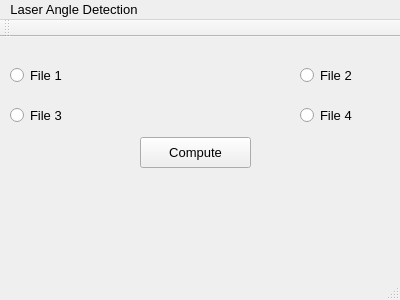
<?xml version="1.0" encoding="UTF-8"?>
<ui version="4.0">
 <class>MainWindow</class>
 <widget class="QMainWindow" name="MainWindow">
  <property name="geometry">
   <rect>
    <x>0</x>
    <y>0</y>
    <width>400</width>
    <height>300</height>
   </rect>
  </property>
  <property name="font">
   <font>
    <pointsize>10</pointsize>
   </font>
  </property>
  <property name="windowTitle">
   <string>MainWindow</string>
  </property>
  <widget class="QWidget" name="centralWidget">
   <widget class="QRadioButton" name="radioButton">
    <property name="geometry">
     <rect>
      <x>10</x>
      <y>30</y>
      <width>82</width>
      <height>17</height>
     </rect>
    </property>
    <property name="text">
     <string>File 1</string>
    </property>
   </widget>
   <widget class="QRadioButton" name="radioButton_2">
    <property name="geometry">
     <rect>
      <x>300</x>
      <y>30</y>
      <width>82</width>
      <height>17</height>
     </rect>
    </property>
    <property name="text">
     <string>File 2</string>
    </property>
   </widget>
   <widget class="QRadioButton" name="radioButton_3">
    <property name="geometry">
     <rect>
      <x>10</x>
      <y>70</y>
      <width>82</width>
      <height>17</height>
     </rect>
    </property>
    <property name="text">
     <string>File 3</string>
    </property>
   </widget>
   <widget class="QRadioButton" name="radioButton_4">
    <property name="geometry">
     <rect>
      <x>300</x>
      <y>70</y>
      <width>82</width>
      <height>17</height>
     </rect>
    </property>
    <property name="text">
     <string>File 4</string>
    </property>
   </widget>
   <widget class="QPushButton" name="pushButton">
    <property name="geometry">
     <rect>
      <x>140</x>
      <y>100</y>
      <width>111</width>
      <height>31</height>
     </rect>
    </property>
    <property name="text">
     <string>Compute</string>
    </property>
   </widget>
   <widget class="QLabel" name="label">
    <property name="geometry">
     <rect>
      <x>20</x>
      <y>160</y>
      <width>341</width>
      <height>51</height>
     </rect>
    </property>
    <property name="font">
     <font>
      <family>Arial Black</family>
      <pointsize>14</pointsize>
      <weight>50</weight>
      <bold>false</bold>
     </font>
    </property>
    <property name="text">
     <string/>
    </property>
    <property name="alignment">
     <set>Qt::AlignCenter</set>
    </property>
   </widget>
   <zorder>radioButton</zorder>
   <zorder>radioButton_4</zorder>
   <zorder>radioButton_2</zorder>
   <zorder>radioButton_3</zorder>
   <zorder>pushButton</zorder>
   <zorder>label</zorder>
  </widget>
  <widget class="QMenuBar" name="menuBar">
   <property name="geometry">
    <rect>
     <x>0</x>
     <y>0</y>
     <width>400</width>
     <height>26</height>
    </rect>
   </property>
   <widget class="QMenu" name="menuLaser_Angle_Detection">
    <property name="title">
     <string>Laser Angle Detection</string>
    </property>
   </widget>
   <addaction name="menuLaser_Angle_Detection"/>
  </widget>
  <widget class="QToolBar" name="mainToolBar">
   <attribute name="toolBarArea">
    <enum>TopToolBarArea</enum>
   </attribute>
   <attribute name="toolBarBreak">
    <bool>false</bool>
   </attribute>
  </widget>
  <widget class="QStatusBar" name="statusBar"/>
 </widget>
 <layoutdefault spacing="6" margin="11"/>
 <resources/>
 <connections/>
</ui>
